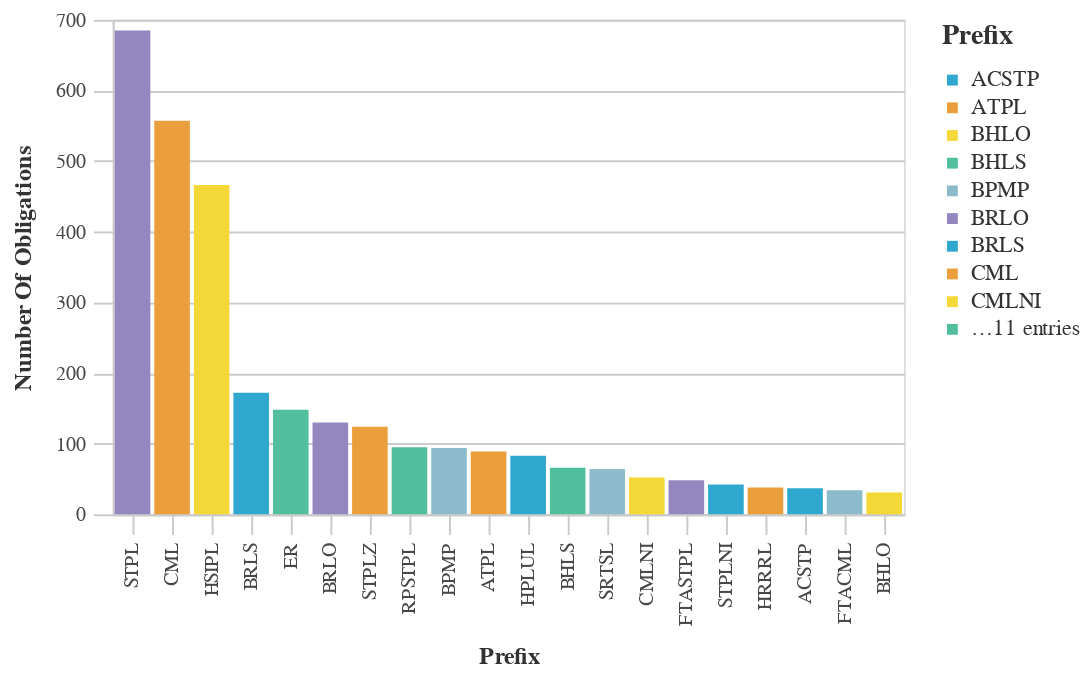

This figure's notebook cell:
### Markdown cell above
### Most Used Prefix Codes

### Code cell
#Bar chart with the Most Used Prefix Counts
chart_df = (df_top>>filter(_.variable=='prefix')).rename(columns={"value":"Prefix",
                                 "count":"Number of Obligations"})
chart9= (_dla_utils.basic_bar_chart_no_save(chart_df, 'Prefix', 'Number of Obligations', 'Prefix', district))
    

display(chart9)

### Figure 1 — Vega-Lite specification as saved in the notebook (floating-point values rounded to 4 significant figures)
{"config": {"view": {"continuousWidth": 400, "continuousHeight": 300}, "axis": {"domainColor": "#cbcbcb", "grid": true, "gridColor": "#cbcbcb", "gridWidth": 1, "labelColor": "#474747", "labelFont": "Nunito Sans", "labelFontSize": 10, "labelPadding": 4, "tickColor": "#cbcbcb", "tickSize": 10, "titleColor": "#333", "titleFont": "Raleway", "titleFontSize": 12, "titlePadding": 10}, "axisBand": {"grid": false}, "background": "white", "font": "Raleway", "header": {"labelFont": "Nunito Sans", "titleFont": "Raleway"}, "legend": {"labelColor": "#333", "labelFont": "Nunito Sans", "labelFontSize": 11, "labelLimit": 0, "padding": 1, "symbolSize": 30, "symbolType": "square", "titleColor": "#333", "titleFont": "Raleway", "titleFontSize": 14, "titlePadding": 10}, "title": {"anchor": "middle", "font": "Raleway", "fontSize": 18, "fontWeight": 300, "offset": 20}}, "data": {"name": "data-1e184ce015ae8673093cd51d69b46664"}, "mark": "bar", "encoding": {"color": {"field": "Prefix", "legend": {"symbolLimit": 10, "title": "Prefix"}, "scale": {"range": ["#2EA8CE", "#EB9F3C", "#F4D837", "#51BF9D", "#8CBCCB", "#9487C0"]}, "type": "nominal"}, "tooltip": [{"field": "Prefix", "title": "Prefix", "type": "nominal"}, {"field": "Number of Obligations", "title": "Number Of Obligations", "type": "quantitative"}], "x": {"field": "Prefix", "sort": "-y", "title": "Prefix", "type": "nominal"}, "y": {"field": "Number of Obligations", "title": "Number Of Obligations", "type": "quantitative"}}, "height": 250, "width": 400, "$schema": "https://vega.github.io/schema/vega-lite/v4.17.0.json", "datasets": {"data-1e184ce015ae8673093cd51d69b46664": [{"Prefix": "STPL", "Number of Obligations": 685, "variable": "prefix"}, {"Prefix": "CML", "Number of Obligations": 557, "variable": "prefix"}, {"Prefix": "HSIPL", "Number of Obligations": 466, "variable": "prefix"}, {"Prefix": "BRLS", "Number of Obligations": 172, "variable": "prefix"}, {"Prefix": "ER", "Number of Obligations": 148, "variable": "prefix"}, {"Prefix": "BRLO", "Number of Obligations": 130, "variable": "prefix"}, {"Prefix": "STPLZ", "Number of Obligations": 124, "variable": "prefix"}, {"Prefix": "RPSTPL", "Number of Obligations": 95, "variable": "prefix"}, {"Prefix": "BPMP", "Number of Obligations": 94, "variable": "prefix"}, {"Prefix": "ATPL", "Number of Obligations": 89, "variable": "prefix"}, {"Prefix": "HPLUL", "Number of Obligations": 83, "variable": "prefix"}, {"Prefix": "BHLS", "Number of Obligations": 66, "variable": "prefix"}, {"Prefix": "SRTSL", "Number of Obligations": 64, "variable": "prefix"}, {"Prefix": "CMLNI", "Number of Obligations": 52, "variable": "prefix"}, {"Prefix": "FTASTPL", "Number of Obligations": 48, "variable": "prefix"}, {"Prefix": "STPLNI", "Number of Obligations": 42, "variable": "prefix"}, {"Prefix": "HRRRL", "Number of Obligations": 38, "variable": "prefix"}, {"Prefix": "ACSTP", "Number of Obligations": 37, "variable": "prefix"}, {"Prefix": "FTACML", "Number of Obligations": 34, "variable": "prefix"}, {"Prefix": "BHLO", "Number of Obligations": 31, "variable": "prefix"}]}}
